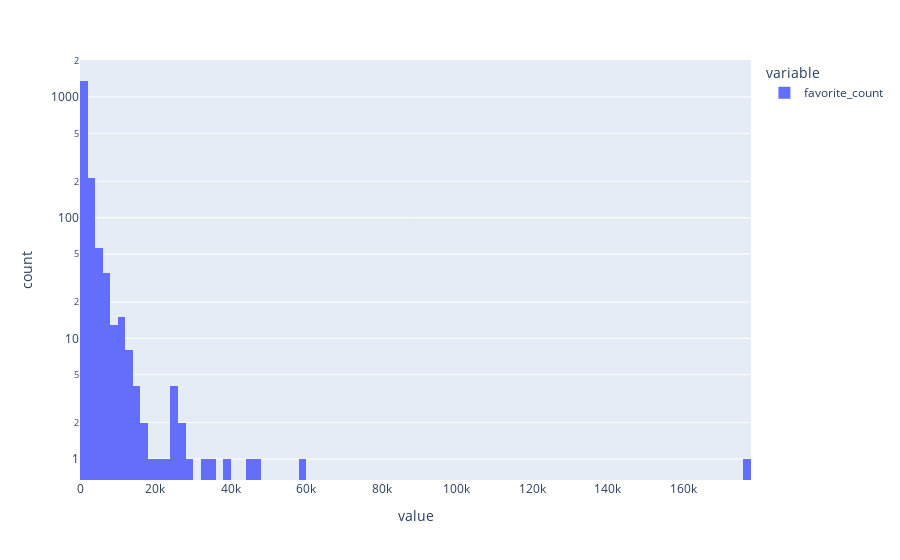

Notebook source saved alongside this figure:
### Code cell
# plot likes
fig = px.histogram(data_frame= df.select("favorite_count").toPandas(), nbins = 100, log_y=True)
fig.show()

### Figure 1 — Plotly figure (JSON) as saved in the notebook; plotly's stock layout.template omitted (floating-point values rounded to 4 significant figures; data arrays with more than 128 entries replaced by an {"elided": "..."} marker saying what was removed)
{"data": [{"alignmentgroup": "True", "bingroup": "x", "hovertemplate": "variable=favorite_count<br>value=%{x}<br>count=%{y}<extra></extra>", "legendgroup": "favorite_count", "marker": {"color": "#636efa", "pattern": {"shape": ""}}, "name": "favorite_count", "nbinsx": 100, "offsetgroup": "favorite_count", "orientation": "v", "showlegend": true, "type": "histogram", "x": {"elided": "1721 int values"}, "xaxis": "x", "yaxis": "y"}], "layout": {"barmode": "relative", "legend": {"title": {"text": "variable"}, "tracegroupgap": 0}, "margin": {"t": 60}, "xaxis": {"anchor": "y", "domain": [0, 1], "title": {"text": "value"}}, "yaxis": {"anchor": "x", "domain": [0, 1], "title": {"text": "count"}, "type": "log"}}}
